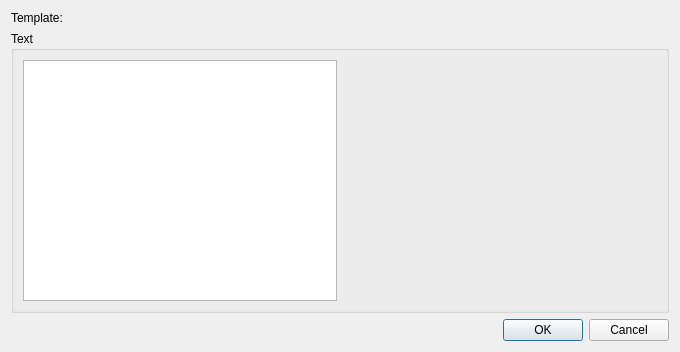
<?xml version="1.0" encoding="UTF-8"?>
<ui version="4.0">
 <class>TemplateClip_UI</class>
 <widget class="QDialog" name="TemplateClip_UI">
  <property name="geometry">
   <rect>
    <x>0</x>
    <y>0</y>
    <width>680</width>
    <height>352</height>
   </rect>
  </property>
  <layout class="QGridLayout" name="gridLayout_2">
   <item row="0" column="0">
    <widget class="QLabel" name="label">
     <property name="text">
      <string>Template:</string>
     </property>
    </widget>
   </item>
   <item row="0" column="1" colspan="2">
    <widget class="KUrlComboRequester" name="template_list">
     <property name="sizePolicy">
      <sizepolicy hsizetype="MinimumExpanding" vsizetype="Preferred">
       <horstretch>0</horstretch>
       <verstretch>0</verstretch>
      </sizepolicy>
     </property>
    </widget>
   </item>
   <item row="1" column="0" colspan="3">
    <widget class="QGroupBox" name="text_box">
     <property name="title">
      <string>Text</string>
     </property>
     <layout class="QGridLayout" name="gridLayout">
      <item row="0" column="0">
       <widget class="QTextEdit" name="description"/>
      </item>
      <item row="0" column="1">
       <widget class="QLabel" name="preview">
        <property name="sizePolicy">
         <sizepolicy hsizetype="MinimumExpanding" vsizetype="Preferred">
          <horstretch>0</horstretch>
          <verstretch>0</verstretch>
         </sizepolicy>
        </property>
        <property name="minimumSize">
         <size>
          <width>300</width>
          <height>0</height>
         </size>
        </property>
        <property name="text">
         <string/>
        </property>
       </widget>
      </item>
     </layout>
    </widget>
   </item>
   <item row="2" column="2">
    <widget class="QDialogButtonBox" name="buttonBox">
     <property name="orientation">
      <enum>Qt::Horizontal</enum>
     </property>
     <property name="standardButtons">
      <set>QDialogButtonBox::Cancel|QDialogButtonBox::Ok</set>
     </property>
    </widget>
   </item>
  </layout>
 </widget>
 <customwidgets>
  <customwidget>
   <class>KUrlRequester</class>
   <extends>QFrame</extends>
   <header>kurlrequester.h</header>
   <container>1</container>
  </customwidget>
  <customwidget>
   <class>KUrlComboRequester</class>
   <extends>KUrlRequester</extends>
   <header>kurlrequester.h</header>
   <container>1</container>
  </customwidget>
 </customwidgets>
 <resources/>
 <connections>
  <connection>
   <sender>buttonBox</sender>
   <signal>accepted()</signal>
   <receiver>TemplateClip_UI</receiver>
   <slot>accept()</slot>
   <hints>
    <hint type="sourcelabel">
     <x>248</x>
     <y>254</y>
    </hint>
    <hint type="destinationlabel">
     <x>157</x>
     <y>274</y>
    </hint>
   </hints>
  </connection>
  <connection>
   <sender>buttonBox</sender>
   <signal>rejected()</signal>
   <receiver>TemplateClip_UI</receiver>
   <slot>reject()</slot>
   <hints>
    <hint type="sourcelabel">
     <x>316</x>
     <y>260</y>
    </hint>
    <hint type="destinationlabel">
     <x>286</x>
     <y>274</y>
    </hint>
   </hints>
  </connection>
 </connections>
</ui>
